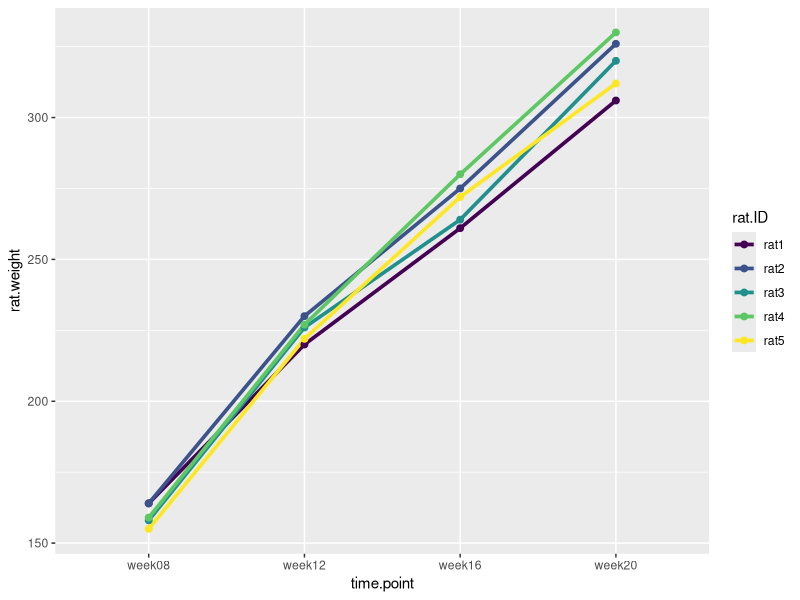

This chart was generated by the following R code:
## ---- chunk 1
knitr::opts_chunk$set(echo = TRUE)

# title: Repeated Measures ANOVA
# author: jonathan
# revised: 29/1/2020 

WEB <- c("https://bioceed.uib.no/dropfolder/bioSTATS/Rmd/Basic/ANOVA/repeated.html")
GIT <- c("https://github.com/jonathansoule/biostats/blob/master/Basic/ANOVA/repeated.Rmd")
library(nlme)
library(ggplot2)

## ---- chunk 2
# response variable
rat.weight <- c(164,164,158,159,155,220,230,226,227,222,261,275,264,280,272,306,326,320,330,312)

# predictor variable
time.point <- as.factor(c(rep("week08",5), rep("week12",5), rep("week16",5), rep("week20",5)))

# individual ID
rat.ID <- as.factor(rep(c("rat1","rat2","rat3", "rat4", "rat5"),4))

# dataframe
my.dataframe <- data.frame(rat.ID,time.point,rat.weight)
## ---- chunk 3
ggplot(my.dataframe, aes(x = time.point, y = rat.weight, group = rat.ID, color = rat.ID)) +
  geom_line(size = 1.25) +
  geom_point(size = 2) +
  scale_color_viridis_d()
## ---- chunk 4
results.lme <- lme(rat.weight ~ time.point, random=~1|rat.ID, data=my.dataframe)
anova(results.lme)
